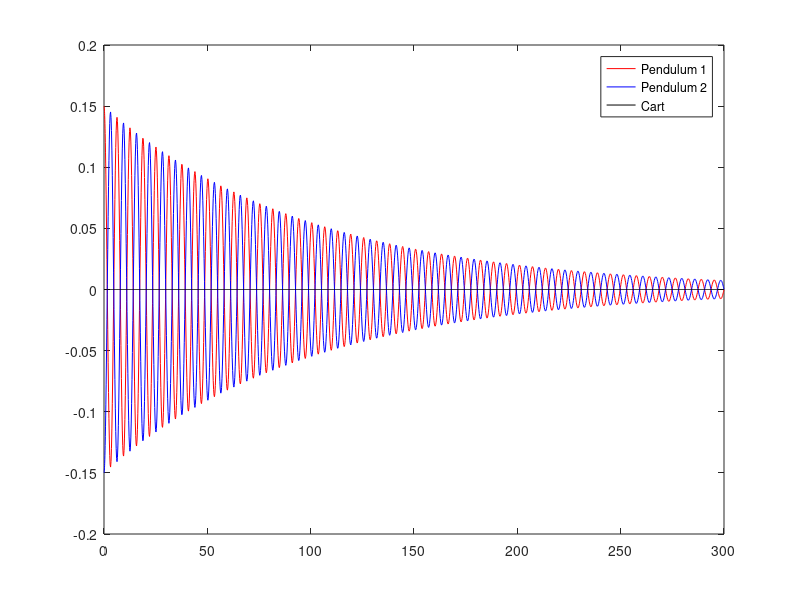

MATLAB code to generate this figure:
function clocks
    clear all
    close all
    
    % Set the clock parameters
    Phi = 0.1;
    gamma = 0.01;
    c = 1;
    e = 0.05;
    
    % Set the platform parameters
    Gamma = 0.1;
    omega = 0.5;
    mu = 0.02;
    
    % Define the matrix
    A = [0 1 0 0 0 0;
        -1 -2*gamma 0 0 0 0;
        0 0 0 1 0 0;
        0 0 -1/(1-2*mu) -2*gamma/(1-2*mu) 2*omega^2/(1-2*mu) 4*Gamma/(1-2*mu);
        0 0 0 0 0 1;
        0 0 mu/(1-2*mu) 2*mu*gamma/(1-2*mu) -omega^2/(1-2*mu) -2*Gamma/(1-2*mu)];
    
    % Define the initial conditions (using original variables)
    theta1 = 0.15;
    thetaDot1 = 0;
    theta2 = -0.15;
    thetaDot2 = 0;
    y = 0;
    ydot = 0;

    % Convert to the sum and difference
    delta = theta1 - theta2;
    deltadot = thetaDot1 - thetaDot2;
    sigma = theta1 + theta2;
    sigmadot = thetaDot1 + thetaDot2;

    % pack them into an appropriate vector
    init = [delta;deltadot;sigma;sigmadot;y;ydot];

    % Define the start and end times
    Tstart=0;
    Tend=300;
    
    tspan = [Tstart, Tend];


    [T,M]=ode45(@clockodes,tspan,init);
    
    % Get the angles and velocities
    theta1 = (M(:,1)+M(:,3))/2;
    theta2 = (M(:,3)-M(:,1))/2;
    cart = M(:,5);
    thetaDot1 = (M(:,2)+M(:,4))/2;
    thetaDot2 = (M(:,4)-M(:,2))/2;

    plot(T, theta1, 'r'), hold on
    plot(T, theta2, 'b')
    plot(T, cart, 'k')
    
    legend('Pendulum 1','Pendulum 2','Cart')




        function derivs = clockodes(t,W)
            derivs = A*W;
        end
end